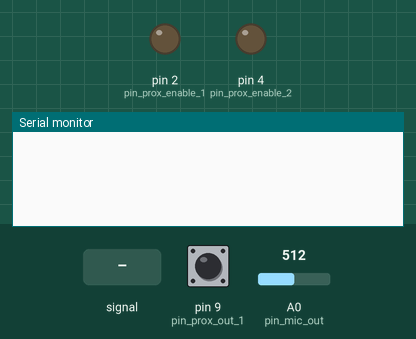
The sketch below on a simulated Arduino Uno, built with avr-gcc and run on an emulated ATmega328P. Shown: output pins drawn as LEDs (lit = HIGH), the last lines printed to the serial monitor. Inputs (shaded band) come from the test bench; at power-on: pin 9 (pin_prox_out_1) LOW, A0 (pin_mic_out) = 512.

Above: at 1.2 s.
1.3 s: A0 (pin_mic_out) fed a 200 Hz sine of ±81 counts around its level
At 2.3 s:
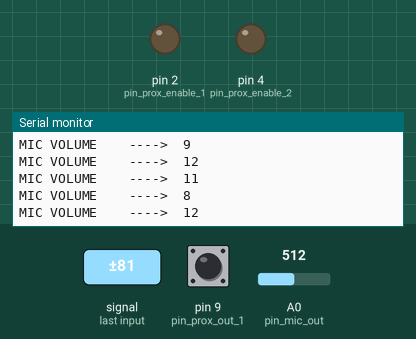
2.8 s: pin 9 (pin_prox_out_1) driven HIGH
At 3.3 s:
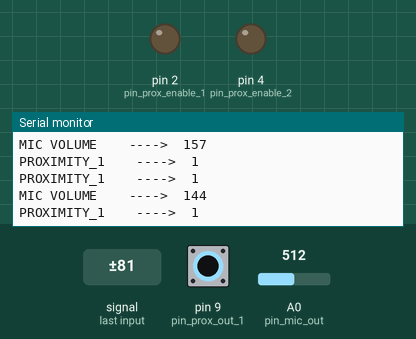
4.4 s: A0 (pin_mic_out) fed a 1000 Hz sine of ±255 counts around its level
7.4 s: A0 (pin_mic_out) fed a 50 Hz sine of ±306 counts around its level
10.4 s: pin 9 (pin_prox_out_1) driven LOW
At 10.9 s:
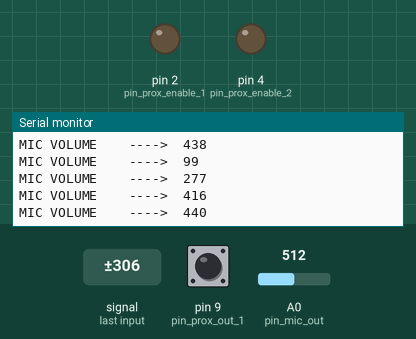
13.4 s: pin 9 (pin_prox_out_1) pulsed HIGH 2 times (0.12 s each, 0.3 s apart)
Timing chart, 0 to 16.4 s (numbered marks = the images above; inputs shaded):
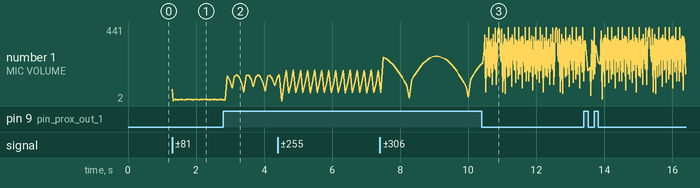

The sketch:

sensors_test.ino
```cpp
const int LOOP_DELAY = 5;

//PIN
int pin_prox_out_1 = 9;
int pin_prox_out_2 = 10;
int pin_prox_enable_1 = 2;
int pin_prox_enable_2 = 4;
int pin_mic_out = A0;

//MIC vars
int mic_min = 1024; //set it to HIGHest
int mic_max = 0; //set it to LOWest

void reset_mic_vars(void){
	mic_min = 1024;
	mic_max = 0;
}

void print_test(char* name, int val){
	Serial.print(name);
	Serial.print("\t\t---->\t");
	Serial.println(val);
}

void setup(){
	Serial.begin(9600);
	pinMode(pin_prox_out_1, INPUT);
	pinMode(pin_prox_out_2, INPUT);
	pinMode(pin_mic_out, INPUT);

	pinMode(pin_prox_enable_1, OUTPUT);
	pinMode(pin_prox_enable_2, OUTPUT);

}

void loop(){
	//Serial.println("ENABLE set to LOW");
	//digitalWrite(pin_prox_enable_1, LOW);
	//digitalWrite(pin_prox_enable_2, LOW);

	int status_prox = digitalRead(pin_prox_out_1);
	if(status_prox) print_test("PROXIMITY_1", status_prox);

	//status = analogRead(pin_prox_out_2);
	//print_test("PROXIMITY_2", status);

	int mic_status = analogRead(pin_mic_out);

	if(mic_status > mic_max){
		mic_max = mic_status;
	}

	if(mic_status < mic_min){
		mic_min = mic_status;
	}

	int volume = mic_max - mic_min;
	if(volume > 0){
		print_test("MIC VOLUME", volume);
		reset_mic_vars();
	}


	delay(LOOP_DELAY);
}
```

Measured:
- after the input at 1.3 s, the serial monitor: prints a new line at once (image 1)
- after the input at 2.8 s, the serial monitor: prints a new line after 0.08 s (image 2)
- after the input at 10.4 s, the serial monitor: prints a new line after 0.07 s (image 3)
- plotted number 1: 12 → 140 after the input at 2.8 s, 140 → 184 after the input at 4.4 s, 184 → 213 after the input at 7.4 s, 213 → 120 after the input at 10.4 s
